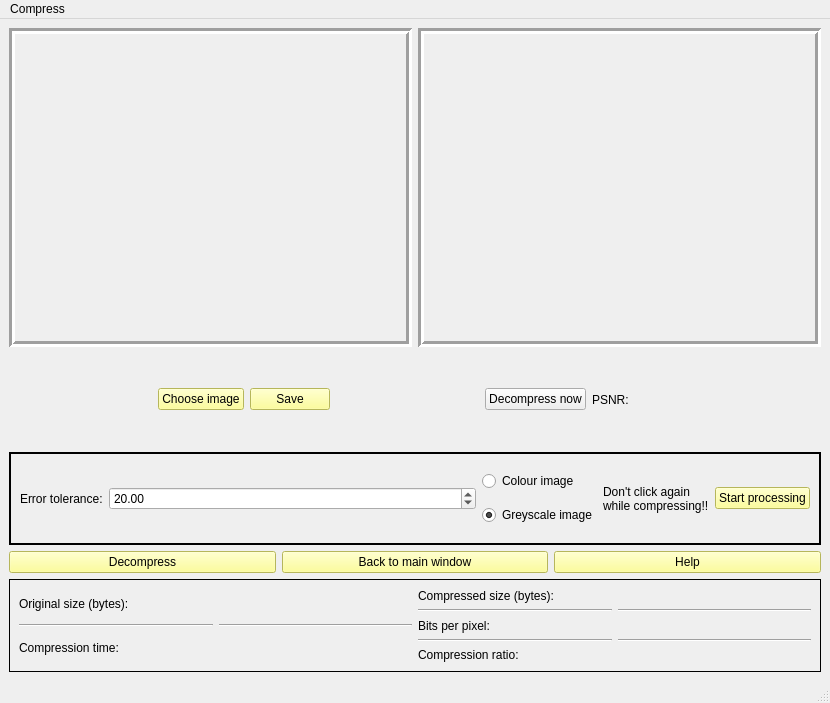
<?xml version="1.0" encoding="UTF-8"?>
<ui version="4.0">
 <class>CompressWindow</class>
 <widget class="QMainWindow" name="CompressWindow">
  <property name="geometry">
   <rect>
    <x>0</x>
    <y>0</y>
    <width>830</width>
    <height>703</height>
   </rect>
  </property>
  <property name="baseSize">
   <size>
    <width>0</width>
    <height>0</height>
   </size>
  </property>
  <property name="windowTitle">
   <string>Compress</string>
  </property>
  <property name="styleSheet">
   <string notr="true"/>
  </property>
  <widget class="QWidget" name="centralwidget">
   <layout class="QGridLayout" name="gridLayout_3">
    <item row="0" column="0">
     <layout class="QGridLayout" name="gridLayout">
      <item row="1" column="0" colspan="2">
       <layout class="QVBoxLayout" name="verticalLayout_6">
        <item>
         <layout class="QHBoxLayout" name="horizontalLayout_2">
          <item>
           <spacer name="horizontalSpacer_3">
            <property name="orientation">
             <enum>Qt::Horizontal</enum>
            </property>
            <property name="sizeHint" stdset="0">
             <size>
              <width>40</width>
              <height>20</height>
             </size>
            </property>
           </spacer>
          </item>
          <item>
           <layout class="QHBoxLayout" name="horizontalLayout_6">
            <item>
             <widget class="QPushButton" name="choosebtn">
              <property name="styleSheet">
               <string notr="true">background-color: rgb(255, 255, 127);</string>
              </property>
              <property name="text">
               <string>Choose image</string>
              </property>
             </widget>
            </item>
            <item>
             <widget class="QPushButton" name="savebtn">
              <property name="styleSheet">
               <string notr="true">background-color: rgb(255, 255, 127);</string>
              </property>
              <property name="text">
               <string>Save</string>
              </property>
             </widget>
            </item>
           </layout>
          </item>
          <item>
           <spacer name="horizontalSpacer_2">
            <property name="orientation">
             <enum>Qt::Horizontal</enum>
            </property>
            <property name="sizeHint" stdset="0">
             <size>
              <width>60</width>
              <height>20</height>
             </size>
            </property>
           </spacer>
          </item>
          <item>
           <layout class="QHBoxLayout" name="horizontalLayout_5">
            <item>
             <widget class="QPushButton" name="uncompressBtn">
              <property name="baseSize">
               <size>
                <width>0</width>
                <height>0</height>
               </size>
              </property>
              <property name="text">
               <string>Decompress now</string>
              </property>
             </widget>
            </item>
            <item>
             <widget class="QLabel" name="PSNR">
              <property name="text">
               <string>PSNR:             </string>
              </property>
             </widget>
            </item>
           </layout>
          </item>
          <item>
           <spacer name="horizontalSpacer_4">
            <property name="orientation">
             <enum>Qt::Horizontal</enum>
            </property>
            <property name="sizeHint" stdset="0">
             <size>
              <width>40</width>
              <height>20</height>
             </size>
            </property>
           </spacer>
          </item>
         </layout>
        </item>
        <item>
         <widget class="QFrame" name="frame">
          <property name="styleSheet">
           <string notr="true"/>
          </property>
          <property name="frameShape">
           <enum>QFrame::Box</enum>
          </property>
          <property name="frameShadow">
           <enum>QFrame::Plain</enum>
          </property>
          <property name="lineWidth">
           <number>2</number>
          </property>
          <layout class="QHBoxLayout" name="horizontalLayout">
           <item>
            <layout class="QHBoxLayout" name="horizontalLayout_4" stretch="0,1">
             <item>
              <widget class="QLabel" name="label">
               <property name="text">
                <string>Error tolerance:</string>
               </property>
              </widget>
             </item>
             <item>
              <widget class="QDoubleSpinBox" name="doubleSpinBox">
               <property name="value">
                <double>20.000000000000000</double>
               </property>
              </widget>
             </item>
            </layout>
           </item>
           <item>
            <layout class="QVBoxLayout" name="verticalLayout_5">
             <item>
              <widget class="QRadioButton" name="colorfulphoto">
               <property name="text">
                <string>Colour image</string>
               </property>
              </widget>
             </item>
             <item>
              <widget class="QRadioButton" name="blackphoto">
               <property name="text">
                <string>Greyscale image</string>
               </property>
               <property name="checked">
                <bool>true</bool>
               </property>
              </widget>
             </item>
            </layout>
           </item>
           <item>
            <widget class="QLabel" name="tipText">
             <property name="text">
              <string>Don't click again
while compressing!!</string>
             </property>
            </widget>
           </item>
           <item>
            <widget class="QPushButton" name="runbtn">
             <property name="styleSheet">
              <string notr="true">background-color: rgb(255, 255, 127);</string>
             </property>
             <property name="text">
              <string>Start processing</string>
             </property>
            </widget>
           </item>
          </layout>
         </widget>
        </item>
        <item>
         <layout class="QHBoxLayout" name="horizontalLayout_3">
          <item>
           <widget class="QPushButton" name="unbtn">
            <property name="styleSheet">
             <string notr="true">background-color: rgb(255, 255, 127);</string>
            </property>
            <property name="text">
             <string>Decompress</string>
            </property>
           </widget>
          </item>
          <item>
           <widget class="QPushButton" name="mainbtn">
            <property name="styleSheet">
             <string notr="true">background-color: rgb(255, 255, 127);</string>
            </property>
            <property name="text">
             <string>Back to main window</string>
            </property>
           </widget>
          </item>
          <item>
           <widget class="QPushButton" name="helpbtn">
            <property name="styleSheet">
             <string notr="true">background-color: rgb(255, 255, 127);</string>
            </property>
            <property name="text">
             <string>Help</string>
            </property>
           </widget>
          </item>
         </layout>
        </item>
        <item>
         <widget class="QFrame" name="frame_4">
          <property name="frameShape">
           <enum>QFrame::Box</enum>
          </property>
          <property name="frameShadow">
           <enum>QFrame::Plain</enum>
          </property>
          <layout class="QGridLayout" name="gridLayout_2">
           <item row="0" column="0">
            <layout class="QVBoxLayout" name="verticalLayout">
             <item>
              <widget class="QLabel" name="label_2">
               <property name="text">
                <string>Original size (bytes):</string>
               </property>
              </widget>             </item>
             <item>
              <widget class="Line" name="line">
               <property name="orientation">
                <enum>Qt::Horizontal</enum>
               </property>
              </widget>
             </item>
             <item>
              <widget class="QLabel" name="label_4">
               <property name="text">
                <string>Compression time:</string>
               </property>
              </widget>
             </item>
            </layout>
           </item>
           <item row="0" column="1">
            <layout class="QVBoxLayout" name="verticalLayout_2">
             <item>
              <widget class="QLabel" name="formerSize">
               <property name="text">
                <string/>
               </property>
              </widget>
             </item>
             <item>
              <widget class="Line" name="line_2">
               <property name="orientation">
                <enum>Qt::Horizontal</enum>
               </property>
              </widget>
             </item>
             <item>
              <widget class="QLabel" name="compressTime">
               <property name="text">
                <string/>
               </property>
              </widget>
             </item>
            </layout>
           </item>
           <item row="0" column="2">
            <layout class="QVBoxLayout" name="verticalLayout_3">
             <item>
              <widget class="QLabel" name="label_3">
               <property name="text">
                <string>Compressed size (bytes):</string>
               </property>
              </widget>
             </item>
             <item>
              <widget class="Line" name="line_3">
               <property name="orientation">
                <enum>Qt::Horizontal</enum>
               </property>
              </widget>
             </item>
             <item>
              <widget class="QLabel" name="label_5">
               <property name="text">
                <string>Bits per pixel:</string>
               </property>
              </widget>
             </item>
             <item>
              <widget class="Line" name="line_5">
               <property name="orientation">
                <enum>Qt::Horizontal</enum>
               </property>
              </widget>
             </item>
             <item>
              <widget class="QLabel" name="label_6">
               <property name="text">
                <string>Compression ratio:</string>
               </property>
              </widget>
             </item>
            </layout>
           </item>
           <item row="0" column="3">
            <layout class="QVBoxLayout" name="verticalLayout_4">
             <item>
              <widget class="QLabel" name="newSize">
               <property name="text">
                <string/>
               </property>
              </widget>
             </item>
             <item>
              <widget class="Line" name="line_4">
               <property name="orientation">
                <enum>Qt::Horizontal</enum>
               </property>
              </widget>
             </item>
             <item>
              <widget class="QLabel" name="compressRate">
               <property name="text">
                <string/>
               </property>
              </widget>
             </item>
             <item>
              <widget class="Line" name="line_6">
               <property name="orientation">
                <enum>Qt::Horizontal</enum>
               </property>
              </widget>
             </item>
             <item>
              <widget class="QLabel" name="compressRatio">
               <property name="text">
                <string/>
               </property>
              </widget>
             </item>
            </layout>
           </item>
          </layout>
         </widget>
        </item>
       </layout>
      </item>
      <item row="0" column="1">
       <widget class="QFrame" name="frame_3">
        <property name="frameShape">
         <enum>QFrame::Box</enum>
        </property>
        <property name="frameShadow">
         <enum>QFrame::Sunken</enum>
        </property>
        <property name="lineWidth">
         <number>3</number>
        </property>
        <property name="midLineWidth">
         <number>0</number>
        </property>
        <layout class="QGridLayout" name="gridLayout_4">
         <item row="0" column="0">
          <widget class="QLabel" name="secondlphoto">
           <property name="minimumSize">
            <size>
             <width>0</width>
             <height>0</height>
            </size>
           </property>
           <property name="text">
            <string/>
           </property>
          </widget>
         </item>
        </layout>
       </widget>
      </item>
      <item row="0" column="0">
       <widget class="QFrame" name="frame_2">
        <property name="frameShape">
         <enum>QFrame::Box</enum>
        </property>
        <property name="frameShadow">
         <enum>QFrame::Sunken</enum>
        </property>
        <property name="lineWidth">
         <number>3</number>
        </property>
        <property name="midLineWidth">
         <number>0</number>
        </property>
        <layout class="QGridLayout" name="gridLayout_5">
         <item row="0" column="0">
          <widget class="QLabel" name="firstphoto">
           <property name="text">
            <string/>
           </property>
          </widget>
         </item>
        </layout>
       </widget>
      </item>
     </layout>
    </item>
   </layout>
  </widget>
  <widget class="QMenuBar" name="menubar">
   <property name="geometry">
    <rect>
     <x>0</x>
     <y>0</y>
     <width>830</width>
     <height>21</height>
    </rect>
   </property>
   <widget class="QMenu" name="menu">
    <property name="title">
     <string>Compress</string>
    </property>
   </widget>
   <addaction name="menu"/>
  </widget>
  <widget class="QStatusBar" name="statusbar"/>
 </widget>
 <resources/>
 <connections/>
</ui>
